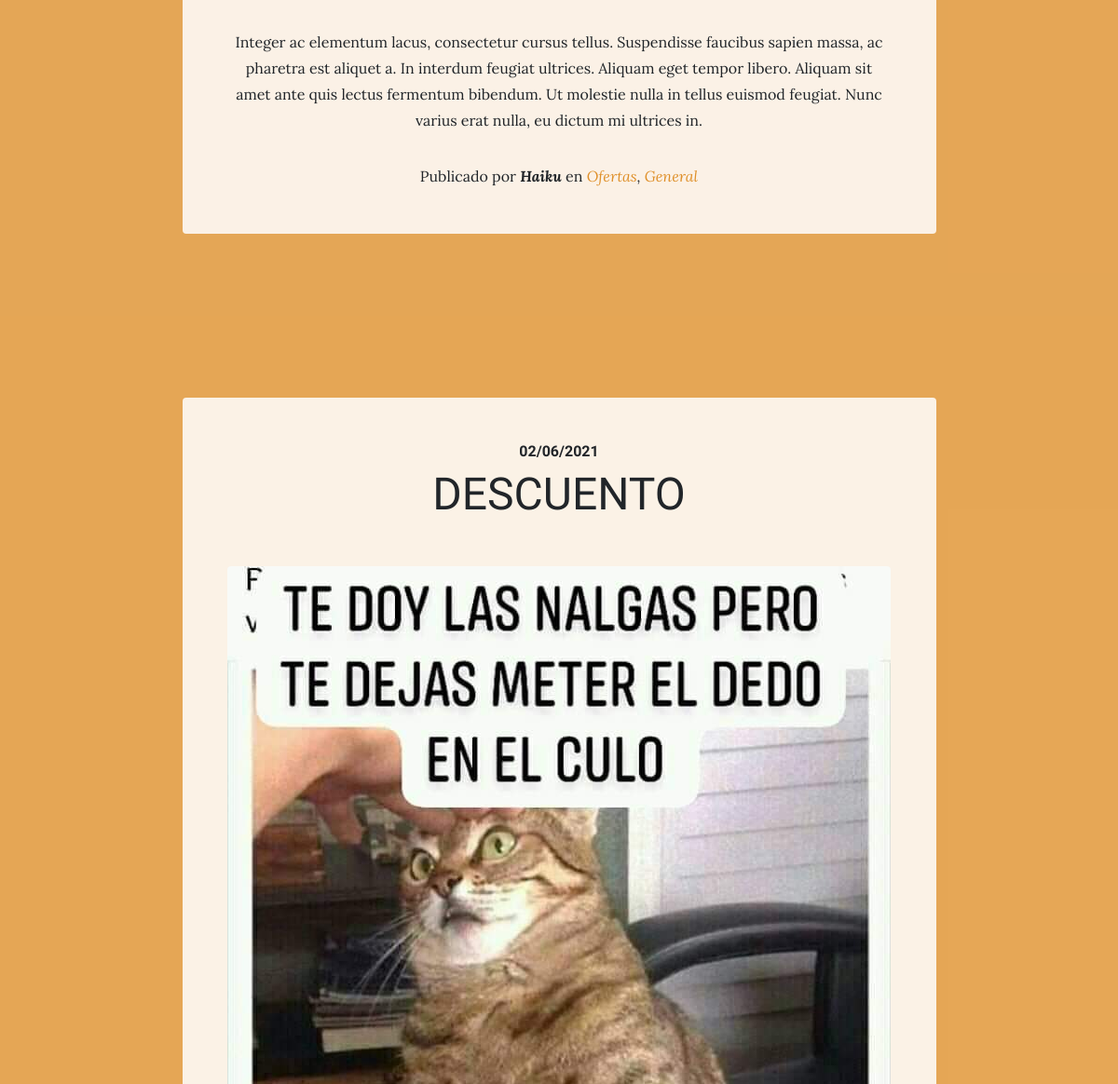
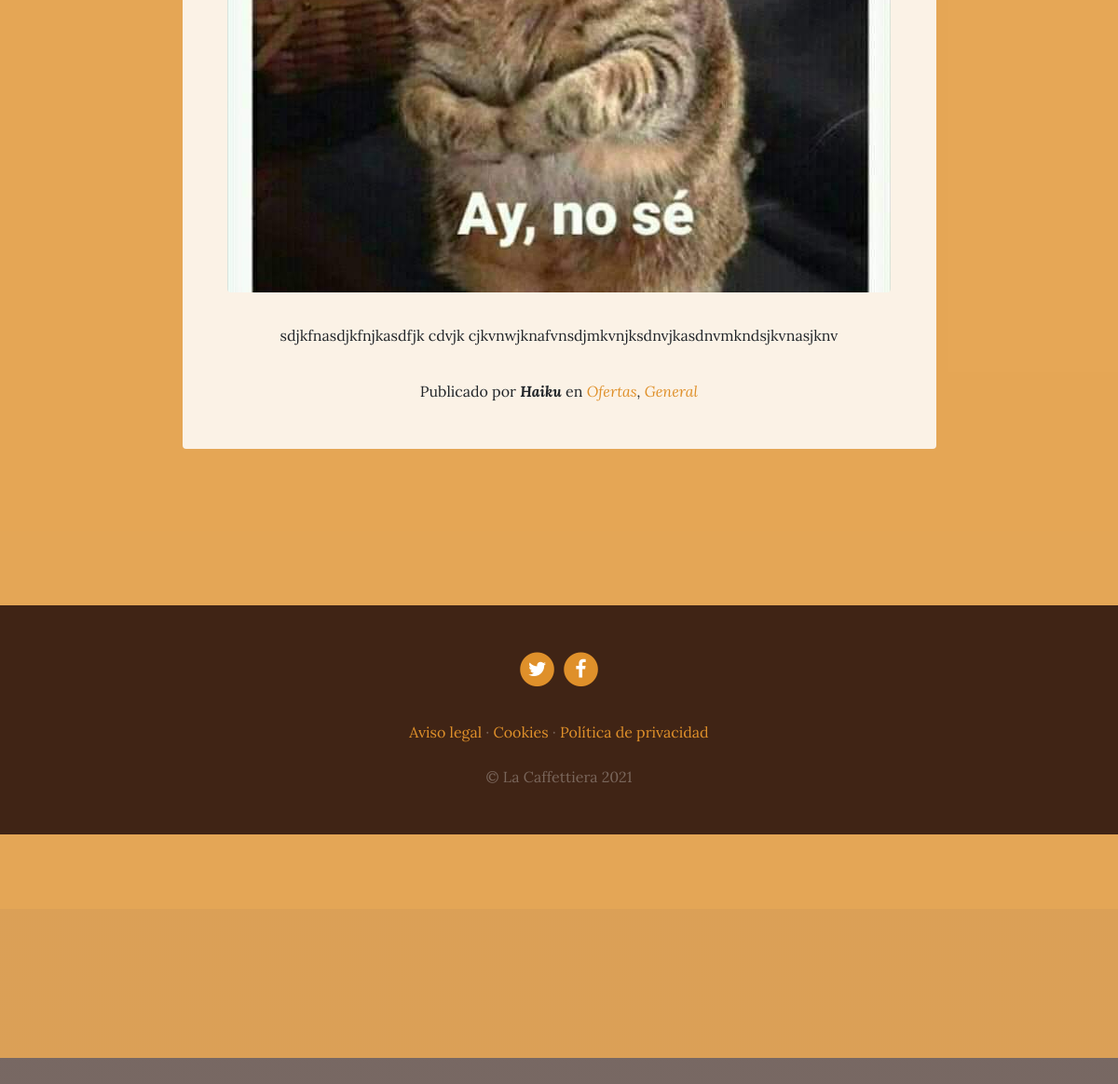
The page /blog/ (lower part) on the database as committed earlier (2 pictures, top to bottom).
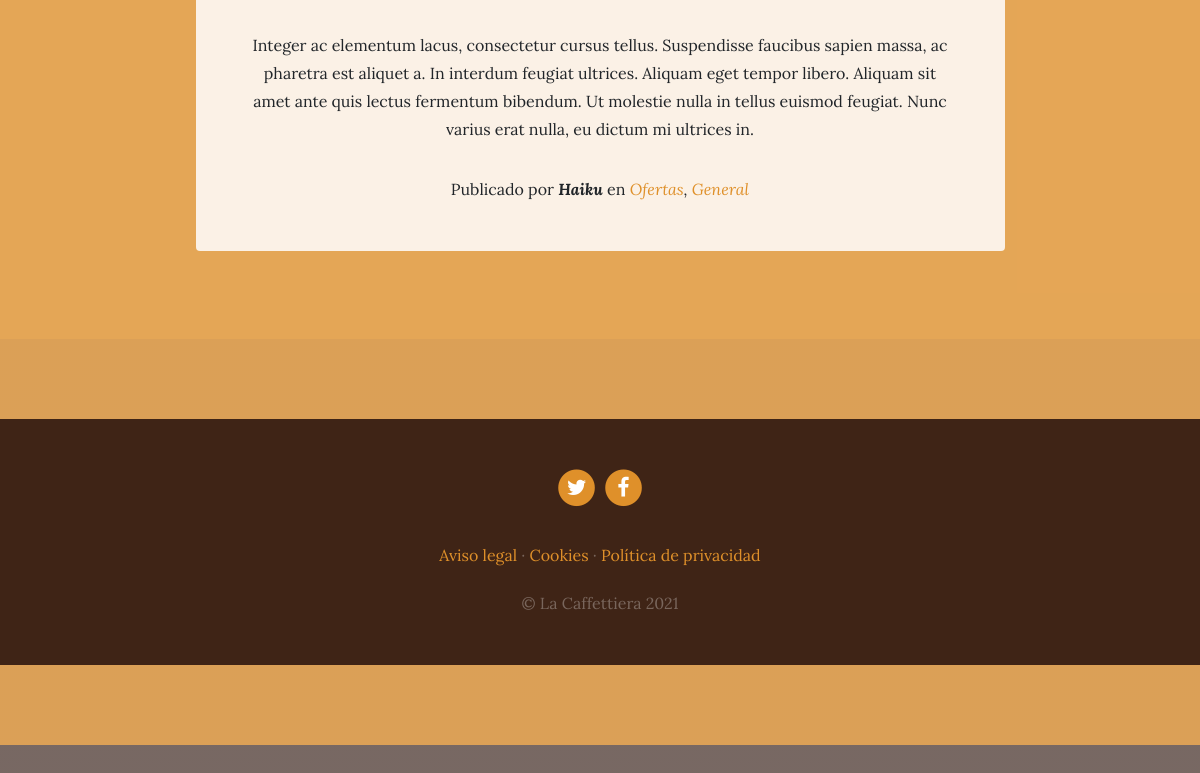
The same page on the database as committed later.
### blog/models.py (models this page shows, shortened)
class Post(models.Model):
    title=models.CharField(max_length=100, verbose_name='Titulo')
    context=RichTextField(verbose_name='Contenido', default=now)
    published=models.DateTimeField(verbose_name='Fecha de publicacion')
    image=models.ImageField(verbose_name='Imagen', upload_to="blog", null=True, blank=True)
    author=models.ForeignKey(User, verbose_name='Autor', on_delete=models.CASCADE)
    categories=models.ManyToManyField(Category, verbose_name='Categorias', related_name="get_posts")
    created=models.DateTimeField(auto_now_add=True, verbose_name='Fecha de creacion')
    updated=models.DateTimeField(auto_now=True, verbose_name='Fecha de modificacion')
    class Meta:
        verbose_name = 'entradas'
        verbose_name_plural = 'entradas'
        ordering=["-created"]

class Category(models.Model):
    name=models.CharField(max_length=100, verbose_name='Nombre')
    created=models.DateTimeField(auto_now_add=True, verbose_name='Fecha de creacion')
    updated=models.DateTimeField(auto_now=True, verbose_name='Fecha de modificacion')
    class Meta:
        verbose_name = 'categoria'
        verbose_name_plural = 'categorias'
        ordering=["-created"]

### pages/models.py (models this page shows, shortened)
class Page(models.Model):
    title=models.CharField(max_length=200,verbose_name="Titulo")
    content=RichTextField(verbose_name="Contenido")
    order=models.SmallIntegerField(verbose_name="Orden", default=0)
    created=models.DateTimeField(auto_now_add=True,verbose_name="Fecha de cracion")
    updated=models.DateTimeField(auto_now=True,verbose_name="Fecha de modificacion")
    class Meta:
        verbose_name = 'pagina'
        verbose_name_plural = 'paginas'
        ordering=['order','title']

### blog/views.py (the view)
# urls.py: path('', views.blog, name="blog"),
def blog(request):
    posts= Post.objects.all()
    return render(request, "blog/blog.html", {'posts':posts})

### pages/templatetags/pages_extras.py (called while the page is built)
@register.simple_tag
def get_page_list():
    pages=Page.objects.all()
    return pages

### social/processors.py (called while the page is built)
def ctx_dict(request):
    ctx={}
    links=Link.objects.all()
    for link in links:
        ctx[link.key]= link.url
    return ctx

### blog/templates/blog/blog.html (shortened to what this page needs)
{% extends 'core/base.html' %}
{% load static %}
{% block content %}
  {% for post in posts %}
    <section class="page-section cta">
      <div class="container">
        <div class="row">
          <div class="col-xl-9 mx-auto">
            <div class="cta-innerv text-center rounded">
              <h2 class="section-heading mb-5">
                <span class="section-heading-upper">{{post.published|date:"SHORT_DATE_FORMAT"}}</span>
                <span class="section-heading-lower">{{post.title}}</span>
              </h2>
              <p class="mb-0">
                <img class="mx-auto d-flex rounded img-fluid mb-3 mb-lg-0" src="{{post.image.url}}" alt="">
              </p>
              <p class="mb-0 mbt">
                {{post.context|safe}}
              </p>
              <p class="mb-0 mbt">
                <span class="section-heading-under">Publicado por <em><b>{{post.author}}</b></em> en
                <em>
                {% for category in post.categories.all %}
                <a href="{% url 'category' category.id %}" class="link">{{category.name}}</a>{% if not forloop.last %},{% endif %}
                {% endfor %}
                </em>
                </span>
              </p>
            </div>
          </div>
        </div>
      </div>
  {% endfor %}
</section>
{% endblock %}

### core/templates/core/base.html (shortened to what this page needs)
<!DOCTYPE html>
<html lang="es">
  <head>
    {% load static %}
    <link href="{% static 'core/vendor/bootstrap/css/bootstrap.min.css' %}" rel="stylesheet">
    <link href="{% static 'core/vendor/font-awesome/css/font-awesome.min.css' %}" rel="stylesheet" type="text/css">
    <link href="{% static 'core/css/business-casual.css' %}" rel="stylesheet">
  </head>
  <body>
    {% block content %} {% endblock %}
    <footer class="footer text-faded text-center py-5">
      <div class="container">
        <p class="m-0">
	       {% if LINK_TWITTER %}
            <a href="{{LINK_TWITTER}}" class="link">
              <span class="fa-stack fa-lg">
                <i class="fa fa-circle fa-stack-2x"></i>
                <i class="fa fa-twitter fa-stack-1x fa-inverse"></i>
              </span>
            </a>
          {% endif %}
	        {% if LINK_FACEBOOK %}
            <a href="{{LINK_FACEBOOK}}" class="link">
              <span class="fa-stack fa-lg">
                <i class="fa fa-circle fa-stack-2x"></i>
                <i class="fa fa-facebook fa-stack-1x fa-inverse"></i>
              </span>
            </a>
          {% endif %}
	    </p>
        <p class="m-0 mbt">
          {% load pages_extras %}
          {% get_page_list as page_list %}
          {% for page in page_list %}
          <a href="{% url 'page' page.id page.title|slugify %}" class="link">{{page.title}}</a> {% if not forloop.last %} ·{% endif %}
          {% endfor %}
		</p>
        <p class="m-0 mbt1">&copy; La Caffettiera 2021</p>
      </div>
	</footer>
  </body>
</html>

Rows that differ between the two databases and show on the page:
removed Post: published "02/06/2021", title "DESCUENTO", image (picture), context "sdjkfnasdjkfnjkasdfjk cdvjk cjkvnwjknafvnsdjmkvnjksdnvjkasdnvmkndsjkvnasjknv", author "Haiku", Category (name "Ofertas"), Category (name "General")
